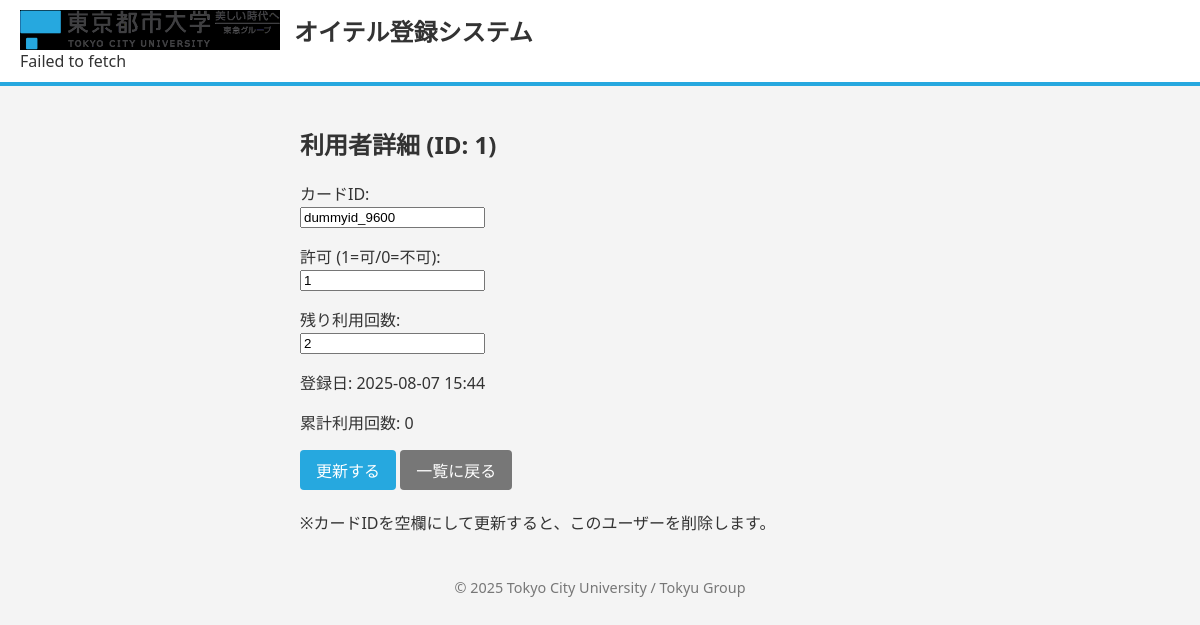
The page /admin/user_detail/1 (signed in) on the database its author committed.
### tables this page shows
CREATE TABLE users (
                    id INTEGER PRIMARY KEY AUTOINCREMENT,
                    card_id TEXT UNIQUE NOT NULL,
                    allow INTEGER DEFAULT 1,
                    entry TEXT,
                    stock INTEGER DEFAULT 2,
                    today INTEGER DEFAULT 0,
                    total INTEGER DEFAULT 0,
                    last1 TEXT, last2 TEXT, last3 TEXT, last4 TEXT, last5 TEXT,
                    last6 TEXT, last7 TEXT, last8 TEXT, last9 TEXT, last10 TEXT
                );

### app.py (the view, shortened to what this page needs)
@app.route("/admin/user_detail/<int:uid>", methods=["GET", "POST"])
def admin_user_detail(uid):
    if not session.get("admin_logged_in"):
        return redirect(url_for("admin_login"))
    db = get_db()
    user = db.execute("SELECT * FROM users WHERE id = ?", (uid,)).fetchone()
    if not user:
        flash("指定された利用者は見つかりません。", "error")
        return redirect(url_for("admin_users"))
    return render_template("admin_user_detail.html", user=user)

### app.py (called while the page is built)
def get_db():
    db = getattr(g, '_database', None)
    if db is None:
        db = g._database = sqlite3.connect(DB_PATH)
        db.row_factory = sqlite3.Row
    return db

@app.teardown_appcontext
def close_connection(exception):
    db = getattr(g, '_database', None)
    if db is not None:
        db.close()

### templates/admin_user_detail.html
{% extends "base.html" %}
{% block content %}
<div class="admin-section">
  <h2>利用者詳細 (ID: {{ user[0] }})</h2>
  <form method="post">
    <p>
      <label>カードID:<br>
      <input type="text" name="cardid" value="{{ user[1] }}"></label>
    </p>
    <p>
      <label>許可 (1=可/0=不可):<br>
      <input type="text" name="allow" value="{{ user[2] }}"></label>
    </p>
    <p>
      <label>残り利用回数:<br>
      <input type="text" name="stock" value="{{ user[4] }}"></label>
    </p>
    <p>登録日: {{ user[3] }}</p>
    <p>累計利用回数: {{ user[6] }}</p>
    <button type="submit" class="btn">更新する</button>
    <a href="{{ url_for('admin_users') }}" class="btn btn-secondary">一覧に戻る</a>
  </form>
  <div class="note">
    ※カードIDを空欄にして更新すると、このユーザーを削除します。
  </div>
</div>
{% endblock %}

### static/css/style20250506.css (style rules this page uses)
body { font-family: "Yu Gothic UI", "Segoe UI", "Helvetica Neue", sans-serif; background-color: #f4f4f4; margin: 0; padding: 0; color: #333; }
.admin-login, .admin-section { max-width: 600px; margin: 0 auto; }
.admin-login form, .admin-section form { margin: 20px 0; }
.btn { display: inline-block; padding: 8px 16px; font-size: 1em; text-decoration: none; color: #fff; background-color: #26A8DF; border: none; border-radius: 4px; cursor: pointer; }
.btn-secondary { background-color: #777; }
form .btn { cursor: pointer; }

### rows shown on the page
users: id "1", cardid "dummyid_9600", allow "1", stock "2", entry "2025-08-07 15:44", total "0"
